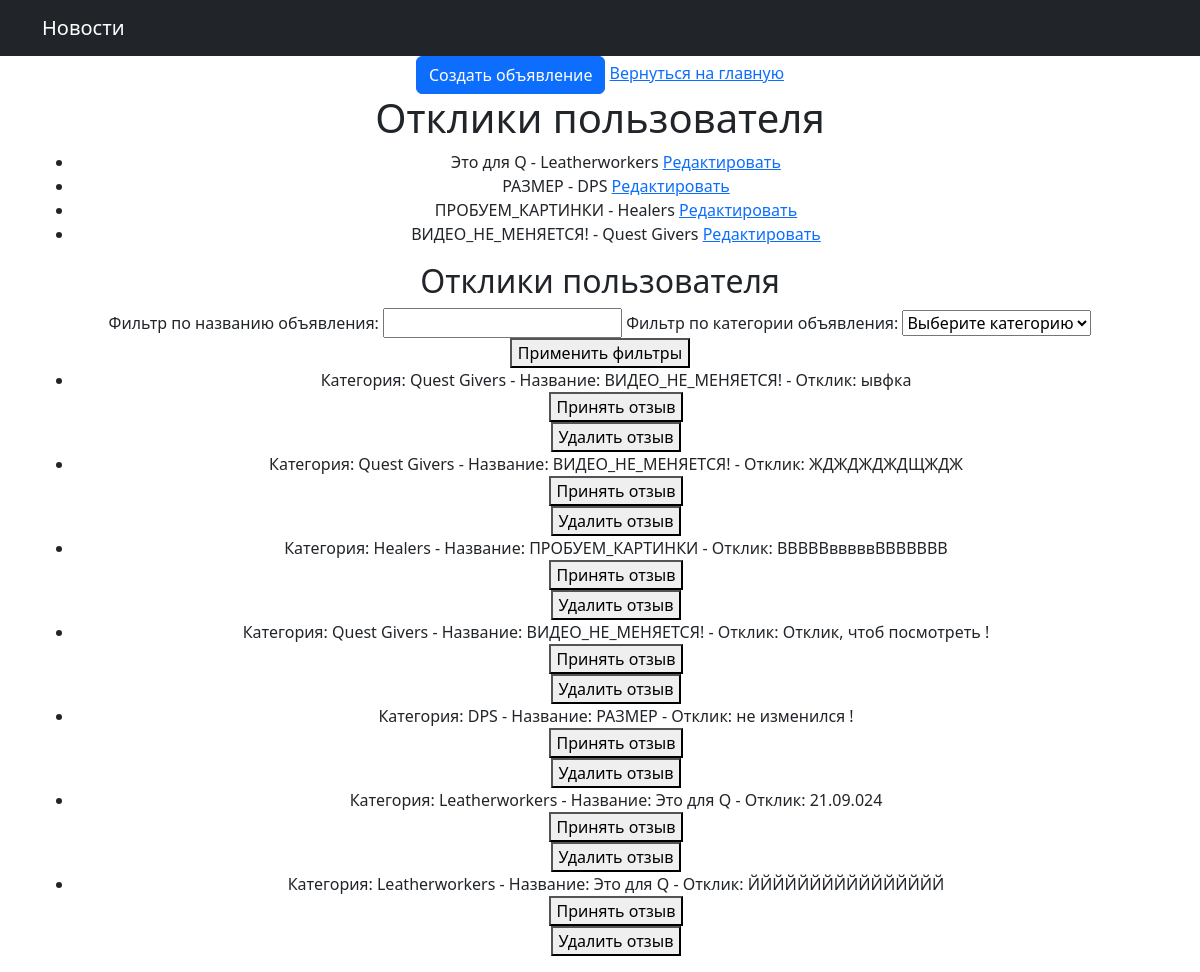
The app's page /user/responses/ (signed in), older data.
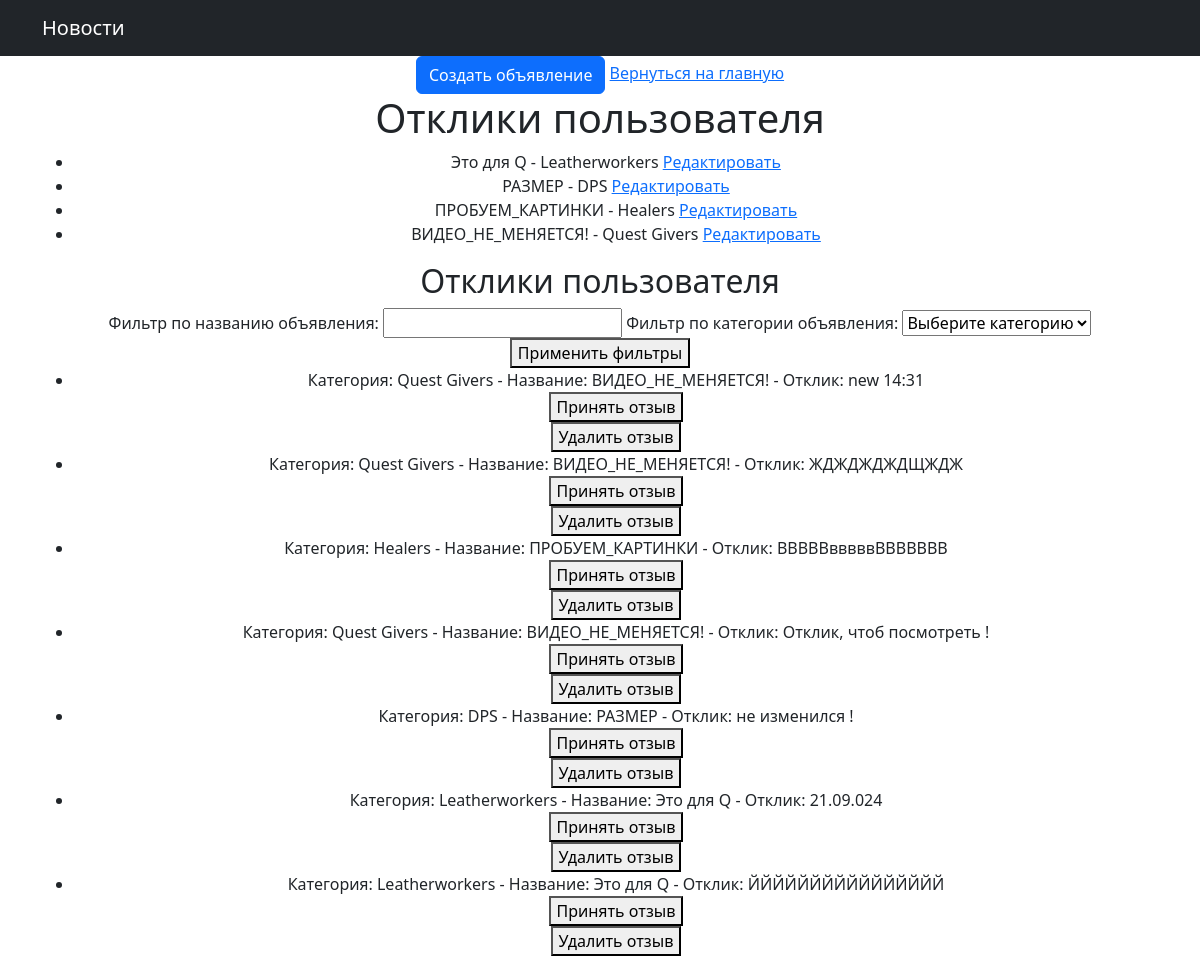
The same page, newer data.
### chat/models.py (models this page shows, shortened)
class Advertisement(models.Model):
    user = models.ForeignKey(settings.AUTH_USER_MODEL, on_delete=models.CASCADE)
    title = models.CharField(max_length=100)
    text = models.TextField()
    image = models.ImageField(upload_to='images/', blank=True, null=True)
    video = models.FileField(upload_to='videos/', blank=True, null=True)
    content = RichTextField()
    category_choices = [
        ('Tanks', 'Танки'),
        ('Healers', 'Хилы'),
        ('DPS', 'ДД'),
        ('Traders', 'Торговцы'),
        ('Guild Masters', 'Гилдмастеры'),
        ('Quest Givers', 'Квестгиверы'),
        ('Blacksmiths', 'Кузнецы'),
        ('Leatherworkers', 'Кожевники'),
        ('Alchemists', 'Зельевары'),
        ('Spellcasters', 'Мастера заклинаний'),
    ]
    category = models.CharField(max_length=20, choices=category_choices)

class Response(models.Model):
    objects = models.Manager()
    advertisement = models.ForeignKey(Advertisement, on_delete=models.CASCADE, related_name='responses')
    user = models.ForeignKey(settings.AUTH_USER_MODEL, on_delete=models.CASCADE)
    content = models.TextField()
    accepted = models.BooleanField(default=False)
    visible_to_all = models.BooleanField(default=False)

### chat/views.py (the view)
# urls.py: path('user/responses/', views.user_responses, name='user_responses'),
def user_responses(request, advertisement_id=None):
    form = AdvertisementForm()
    user_id = request.user.id
    user_advertisements = Advertisement.objects.filter(user_id=user_id)
    user_responses = models.Response.objects.filter(advertisement__in=user_advertisements)
    title = request.GET.get('title')
    category = request.GET.get('category')
    if title:
        user_responses = user_responses.filter(advertisement__title__icontains=title)
    if category:
        user_responses = user_responses.filter(advertisement__category=category)
    if advertisement_id:
        user_responses = user_responses.filter(advertisement_id=advertisement_id)
    user_responses = user_responses.order_by('-id')
    return render(request, 'private.html',
                  {'form': form, 'user_responses': user_responses, 'user_advertisements': user_advertisements})

### chat/forms.py
class AdvertisementForm(forms.ModelForm):
    class Meta:
        model = Advertisement
        fields = ['title', 'text', 'category', 'image']

### chat/templates/private.html (shortened to what this page needs)
{% extends "default_1.html" %}
{% block content %}
<a href="{% url 'advertisement_create' %}" class="btn btn-primary">Создать объявление</a>
<a href="{% url 'home' %}">Вернуться на главную</a>
<h1>Отклики пользователя</h1>
<ul>
    {% for advertisement in user_advertisements %}
        <li>
            {{ advertisement.title }} - {{ advertisement.category }}
            <a href="{% url 'advertisement_update' pk=advertisement.id %}">Редактировать</a>
        </li>
    {% empty %}
        <li>У вас пока нет объявлений. <a href="{% url 'advertisement_create' %}">Создать объявление</a></li>
    {% endfor %}
</ul>
<h2>Отклики пользователя</h2>
<form method="GET">
    <label for="title">Фильтр по названию объявления:</label>
    <input type="text" name="title" id="title" value="{{ request.GET.title }}">
    <label for="category">Фильтр по категории объявления:</label>
    <select name="category" id="category">
        <option value="">Выберите категорию</option>
    </select>
    <button type="submit">Применить фильтры</button>
</form>
<ul>
    {% for response in user_responses %}
        <li>
            Категория: {{ response.advertisement.category }} - Название: {{ response.advertisement.title }} - Отклик: {{ response.content }}
            <form action="{% url 'accept_response' response_id=response.id %}" method="post">
                <button type="submit">Принять отзыв</button>
            </form>
            <form action="{% url 'delete_response' response_id=response.id %}" method="post">
                <button type="submit">Удалить отзыв</button>
            </form>
        </li>
    {% empty %}
        <li>Нет откликов на ваши объявления</li>
    {% endfor %}
</ul>
{% endblock %}

### chat/templates/default_1.html (shortened to what this page needs)
<!DOCTYPE html>
<html lang="en">
<head>
    {% load static %}
    <link href="{% static 'css/styles.css' %}" rel="stylesheet"/>
</head>
<body>
<nav class="navbar navbar-expand-lg navbar-dark bg-dark">
    <div class="container">
        <a class="navbar-brand" href="{% url 'news_page' %}">
            Новости
        </a>
    </div>
</nav>
<div class="container">
    <div class="row">
         <div class="col-lg-12 text-center">
            {% block content %}{% endblock content %}
        </div>
    </div>
</div>
</body>
</html>

Row changes from the older to the newer data that the page shows:
removed Response: advertisement.category "Quest Givers", advertisement "ВИДЕО_НЕ_МЕНЯЕТСЯ!", content "ывфка"
added Response: advertisement.category "Quest Givers", advertisement "ВИДЕО_НЕ_МЕНЯЕТСЯ!", content "new 14:31"
